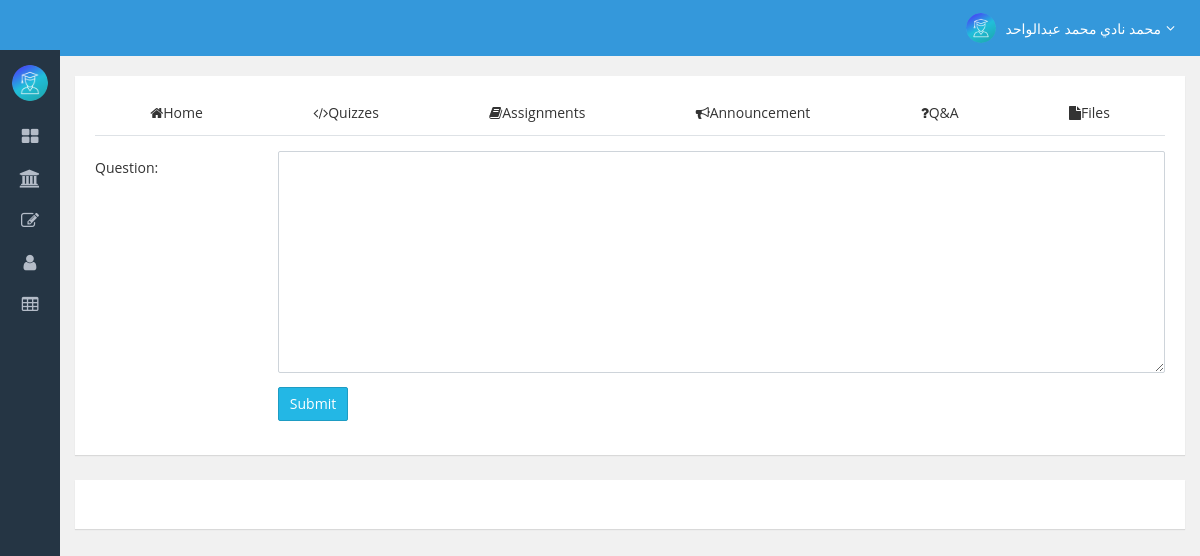
The app's page /course/cs12/questions/ (signed in), older data.
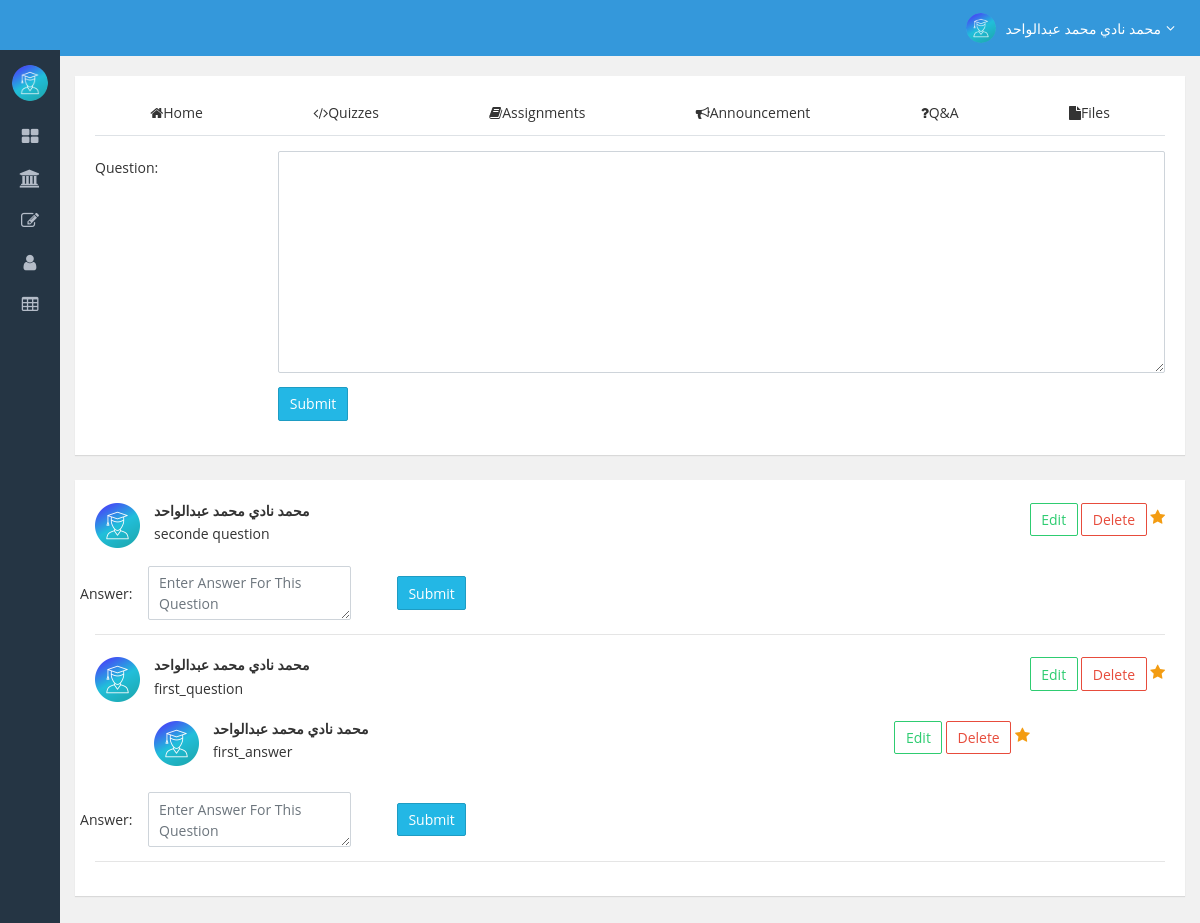
The same page, newer data.
### users/models.py (models this page shows, shortened)
class UserAbstract(AbstractBaseUser, PermissionsMixin):
    name = models.CharField(_("Name"), max_length=50)
    email = models.EmailField(
        _("Email"),
        max_length=150,
        unique=True,
        error_messages={"unique": _("Email Is Already Exists")},
        validators=[EmailValidator()],
    )
    is_staff = models.BooleanField(
        _("staff status"),
        default=False,
        help_text=_(
            "Designates whether the user can log into this admin site.",
        ),
    )
    is_active = models.BooleanField(
        _("active"),
        default=True,
        help_text=_(
            "Designates whether this user should be treated as active. " "Unselect this instead of deleting accounts."
        ),
    )
    date_joined = models.DateTimeField(_("date joined"), default=timezone.now)
    objects = UserManager()
    USERNAME_FIELD = "email"
    REQUIRED_FIELDS = []
    class Meta:
        verbose_name = _("user")
        verbose_name_plural = _("users")
        abstract = True

class User(UserAbstract):
    en_name = models.CharField(verbose_name="English Name", max_length=40, null=True, blank=True)
    college_id = models.CharField(
        max_length=6, null=True, blank=True, unique=True, error_messages={"unique": "Please Enter Unique Email"}
    )
    personal_email = models.EmailField(
        max_length=100,
        blank=True,
        null=True,
        unique=True,
        validators=[EmailValidator("Enter A valid Email", "invalid", ["gmail", "yahoo", "hotmail", "outlook"])],
        error_messages={"unique": "Please Enter Unique Email"},
    )
    birth_date = models.DateField(null=True, blank=True)
    mobile = models.CharField(max_length=12, null=True, blank=True)
    landline = models.CharField(max_length=12, null=True, blank=True)
    national_id = models.CharField(max_length=20, unique=True, null=True, blank=True)  # make custom validator
    avatar = models.ImageField(upload_to=rename_file, default="images\\avatars\\default.png")
    gender = models.CharField(max_length=1, choices=GENDER_CHOICES, null=True, blank=True)
    emergency_contact = models.CharField(max_length=12, null=True, blank=True)
    seat_number = models.PositiveSmallIntegerField(null=True, blank=True)
    is_prof = models.BooleanField(default=False)
    class Meta(UserAbstract.Meta):
        swappable = "AUTH_USER_MODEL"

### courses/models.py (models this page shows, shortened)
class Questions(models.Model):
    body = models.TextField()
    course = models.ForeignKey(Course, on_delete=models.CASCADE)
    date_posted = models.DateTimeField(auto_now_add=True, blank=True, null=True)
    edited = models.BooleanField(default=False)
    author = models.ForeignKey(User, on_delete=models.CASCADE)
    course = models.ForeignKey(Course, on_delete=models.CASCADE, related_name="questions")
    slug = models.SlugField(max_length=5, null=True, blank=True, unique=True)
    class Meta:
        constraints = [models.UniqueConstraint(fields=["body", "course","author"], name="non_repeating_course_question")]
        indexes = [models.Index(fields=["slug"], name="course_question_idx")]

class Answers(models.Model):
    body = models.TextField()
    date_posted = models.DateTimeField(auto_now_add=True, blank=True,null=True)
    edited = models.BooleanField(default=False)
    author = models.ForeignKey(User, on_delete=models.CASCADE)
    question = models.ForeignKey(Questions, on_delete=models.CASCADE, related_name="answers")
    slug = models.SlugField(max_length=5, null=True, blank=True, unique=True)
    class Meta:
        constraints = [models.UniqueConstraint(fields=["body", "question","author"], name="non_repeating_answer")]
        indexes = [models.Index(fields=["slug"], name="answer_idx")]

### courses/views.py (the view)
# urls.py: path("course/<course_code>/questions/", course_questions, name="course-questions"),
@login_required
def course_questions(request, course_code):
    course = get_object_or_404(Course, course_code=course_code)
    questions_list = Questions.objects.filter(course=course).order_by("-date_posted").all()
    if not course.check_user_enrollment(request.user):
        messages.success(request, "Your Are Not Enrolled In This Course")
        return redirect("home")
    page = request.GET.get("page", 1)
    paginator = Paginator(questions_list, 10)
    try:
        questions = paginator.page(page)
    except PageNotAnInteger:
        questions = paginator.page(1)
    except EmptyPage:
        questions = paginator.page(paginator.num_pages)
    context = {"course": course, "questions": questions}
    return render(request, "course/course_questions.html", context=context)

### courses/models.py (called while the page is built)
    def check_user_enrollment(self, user):
        if user not in self.students.all() and user not in self.professor.all():
            return False
        return True

### templates/course/course_questions.html (shortened to what this page needs)
{%extends 'index.html'%}
{%load static%}
{%load widget_tweaks%}
{%block content%}
<div class="ibox">
    <div class="ibox-body">
        <div class="clf">
            {%include 'course/course_tab.html'%}
            <div class="tab-content">
                <div class="tab-pane fade show active">
                    {%if user.is_prof%}
                    <form class="form-horizontal" method="POST" id="question-form">
                        <div class="form-group row">
                            <label class="col-sm-2 col-form-label"><label for="question">Question:</label></label>
                            <div class="col-sm-10">
                                <textarea name="question" cols="40" rows="10" class="form-control"
                                    id="question"></textarea>
                            </div>
                        </div>
                        <div class="form-group row">
                            <div class="col-sm-10 ml-sm-auto">
                                <button class="btn btn-info" type="submit">Submit</button>
                            </div>
                        </div>
                    </form>
                    {%endif%}
                </div>
            </div>
        </div>
    </div>
</div>
<div class="ibox">
    <div class="ibox-body">
        <ul class="media-list">
            {%for question in questions%}
            <li class="media">
                <a class="media-img" href="javascript:;">
                    <img src="{{question.author.avatar.url}}" style="width:45px;">
                </a>
                <div class="media-body">
                    <h6 class="media-heading">{{question.author.name}}</h6>
                    <p>{{question.body}}</p>
                    {%for answer in question.answers.all%}
                    <div class="media">
                        <a class="media-img" href="javascript:;">
                            <img src="{{question.author.avatar.url}}" style="width:45px;">
                        </a>
                        <div class="media-body">
                            <h6 class="media-heading">{{answer.author.name}}</h6>
                            <p>{{answer.body}}</p>
                        </div>
                        <div class="media-right">
                            {%if answer.author == user %}
                            <button class="btn btn-outline-success edit-btn" data-answerSlug="{{answer.slug}}">Edit</button>
                            <a class="btn btn-outline-danger" href="{%url 'delete-answer' answer.slug %}">Delete</a>
                            {%endif%}
                            {%if answer.author.is_prof%}
                            <i class="fa fa-star font-16 color-orange"></i>
                            {%endif%}
                        </div>
                    </div>
                    {%endfor%}
                </div>
                {%if question.author.is_prof%}
                <div class="media-right">
                    <a class="btn btn-outline-success" href="{%url 'edit-question' question.slug%}" >Edit</a>
                    <a href="{%url 'delete-question' question.slug%}" class="btn btn-outline-danger">Delete</a>
                    <i class="fa fa-star font-16 color-orange"></i>
                </div>
                {%endif%}
            </li>
            <form class="form-inline answer-form" method="POST" data-questionSlug="{{question.slug}}">
                <div class="form-group row">
                    <label class="col-sm-2 col-form-label"><label for="answer">Answer:</label></label>
                    <div class="col-sm-10">
                        <textarea name="answer" class="form-control" placeholder="Enter Answer For This Question"
                            id="answer"></textarea>
                    </div>
                </div>
                <div class="form-group row">
                    <div class="col-sm-10 ml-sm-auto">
                        <button class="btn btn-info" type="submit">Submit</button>
                    </div>
                </div>
            </form>
            <hr>
            {%endfor%}
        </ul>
    </div>
</div>
{%endblock%}

### templates/index.html (shortened to what this page needs)
{%load static%}
<!DOCTYPE html>
<html lang="en">
<head>
    <link href="{% static 'css/bootstrap.min.css' %}" rel="stylesheet" />
    <link href="{% static 'css/themify-icons.css' %}" rel="stylesheet" />
    <link href="{% static 'css/font-awesome.min.css'%}" rel="stylesheet" />
    <link href="{% static 'css/jquery-jvectormap-2.0.3.css' %}" rel="stylesheet" />
    <link href="{% static 'css/main.min.css' %}" rel="stylesheet" />
    <link rel="stylesheet" href="{%static 'css/blue.css'%}">
</head>
<body class="has-animation  sidebar-mini">
    <div class="page-wrapper">
        <header class="header">
            <div class="flexbox flex-1">
                <ul class="nav navbar-toolbar">
                    <li class="dropdown dropdown-user">
                        <a class="nav-link dropdown-toggle link" data-toggle="dropdown">
                            <img src="{{user.avatar.url}}" />
                            {{user.name}}<i class="fa fa-angle-down m-l-5"></i></a>
                    </li>
                </ul>
            </div>
        </header>
        <nav class="page-sidebar" id="sidebar">
            <div id="sidebar-collapse">
                <div class="admin-block d-flex">
                    <div>
                        <img style="border-radius: 50%;" src="{{user.avatar.url}}" width="55px" />
                    </div>
                </div>
                <ul class="side-menu metismenu">
                    <li>
                        <a href="{%url 'home'%}"><i class="sidebar-item-icon fa fa-th-large"></i>
                        </a>
                    </li>
                    <li>
                        <a href="{%url 'courses-list'%}"><i class="sidebar-item-icon fa fa-university"></i>
                            <span class="nav-label">Courses</span></a>
                    </li>
                    <li>
                        <a href="{% url 'grades-home' %}"><i class="sidebar-item-icon fa fa-edit"></i>
                            <span class="nav-label">Grades</span></a>
                    </li>
                    <li>
                        <a href="{%url 'edit-profile'%}"><i class="sidebar-item-icon fa fa-user"></i>
                            <span class="nav-label">Profile</span></a>
                    </li>
                    <li>
                        <a href="javascript:;"><i class="sidebar-item-icon fa fa-table"></i>
                            <span class="nav-label">Add-On</span></a>
                    </li>
                </ul>
            </div>
        </nav>
        <div class="content-wrapper">
            <div class="page-content">
                {%block content%}
                {%endblock%}
            </div>
        </div>
    </div>
</body>
</html>

### templates/course/course_tab.html (shortened to what this page needs)
<ul class="nav nav-tabs tabs-line nav-fill">
    <li class="nav-item">
        <a class="nav-link" href="{%url 'course-view' course.course_code%}"><i class="fa fa-home"></i>Home</a>
    </li>
    <li class="nav-item">
        <a class="nav-link" href="{%url 'course-quizzes' course.course_code%}"><i class="fa fa-code"></i>Quizzes</a>
    </li>
    <li class="nav-item">
        <a class="nav-link" href="{%url 'course-assignments' course.course_code%}"><i class="fa fa-book"></i>Assignments</a>
    </li>
    <li class="nav-item">
        <a class="nav-link" href="{%url 'course-announcements' course.course_code %}"><i class="fa fa-bullhorn"></i>Announcement</a>
    </li>
    <li class="nav-item">
        <a class="nav-link" href="{%url 'course-questions' course.course_code%}"><i class="fa fa-question"></i>Q&amp;A</a>
    </li>
    <li class="nav-item">
        <a class="nav-link" href="{%url 'course-files' course.course_code%}"><i class="fa fa-file"></i>Files</a>
    </li>
</ul>

### static/css/blue.css (style rules this page uses)
.page-sidebar { background-color: #253544; }
.side-menu > li a { color: #b4bcc8; }
.header { background-color: #3498db; }
.header .navbar-toolbar > li > a, .header .navbar-toolbar > li > a:hover, .header .navbar-toolbar > li > a:focus { color: #fff; }

Row changes from the older to the newer data that the page shows:
added Questions: author.name "محمد نادي محمد عبدالواحد", body "seconde question", shows "Edit"
added Questions: author.name "محمد نادي محمد عبدالواحد", body "first_question", shows "Edit"
added Answers: author.name "محمد نادي محمد عبدالواحد", body "first_answer"
